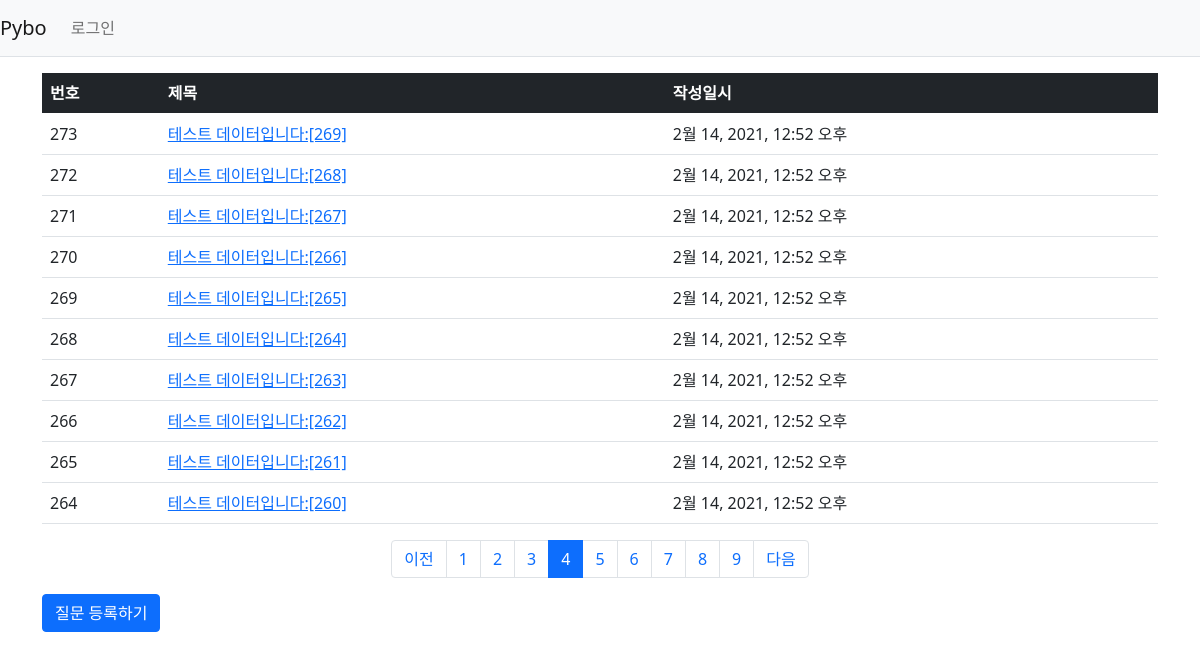
Page /pybo/?page=4 on the committed database.
### pybo/models.py (models this page shows, shortened)
class Question(models.Model):
    subject = models.CharField(max_length=200)
    content = models.TextField()
    create_date = models.DateTimeField()

### pybo/views.py (the view)
# urls.py: path('', views.index, name='index'),
def index(request):
    page = request.GET.get('page', '1')
    question_list = Question.objects.order_by('-create_date')
    paginator = Paginator(question_list, 10)
    page_obj = paginator.get_page(page)
    context = {'question_list': page_obj}
    return render(request, 'pybo/question_list.html', context)

### pybo/templatetags/pybo_filter.py (called while the page is built)
@register.filter
def sub(value, arg):
    return value - arg

### templates/pybo/question_list.html (shortened to what this page needs)
{% extends 'base.html' %}
{% load pybo_filter %}
{% block content %}
<div class="container my-3">
    <table class="table">
        <thead>
            <tr class="table-dark">
                <th>번호</th>
                <th>제목</th>
                <th>작성일시</th>
            </tr>
        </thead>
        <tbody>
            {% if question_list %}
            {% for question in question_list %}
            <tr>
                <td>{{ question_list.paginator.count|sub:question_list.start_index|sub:forloop.counter|add:2 }}</td>
                <td>
                    <a href="{% url 'pybo:detail' question.id %}">{{ question.subject }}</a>
                </td>
                <td>{{ question.create_date }}</td>
            </tr>
            {% endfor %}
            {% else %}
            <tr>
                <td colspan="3">질문이 없습니다.</td>
            </tr>
            {% endif %}
        </tbody>
    </table>
    <ul class="pagination justify-content-center">
        {% if question_list.has_previous %}
        <li class="page-item">
            <a href="?page={{ question_list.previous_page_number|add:-5 }}" class="page-link">이전</a>
        </li>
        {% else %}
        <li class="page-item disabled">
            <a href="#" class="page-link" tabindex="-1">이전</a>
        </li>
        {% endif %}
        {% for page_number in question_list.paginator.page_range %}
            {% if page_number >= question_list.number|add:-5 and page_number <= question_list.number|add:5 %}
                {% if page_number == question_list.number %}
                <li class="page-item active">
                    <a href="?page={{ page_number }}" class="page-link">{{ page_number }}</a>
                </li>
                {% else %}
                <li class="page-item">
                    <a href="?page={{ page_number }}" class="page-link">{{ page_number }}</a>
                </li>
                {% endif %}
            {% endif %}
        {% endfor %}
        {% if question_list.has_next %}
        <li class="page-item">
            <a class="page-link" href="?page={{ question_list.next_page_number|add:5 }}">다음</a>
        </li>
        {% else %}
        <li class="page-item disabled">
            <a class="page-link" tabindex="-1" href="#">다음</a>
        </li>
        {% endif %}
    </ul>
    <a href="{% url 'pybo:question_create' %}" class="btn btn-primary">질문 등록하기</a>
</div>
{% endblock %}

### rows in the picture
Question: paginator.count|sub "273", subject "테스트 데이터입니다:[269]", create_date "2월 14, 2021, 12:52 오후"
Question: paginator.count|sub "272", subject "테스트 데이터입니다:[268]", create_date "2월 14, 2021, 12:52 오후"
Question: paginator.count|sub "271", subject "테스트 데이터입니다:[267]", create_date "2월 14, 2021, 12:52 오후"
Question: paginator.count|sub "270", subject "테스트 데이터입니다:[266]", create_date "2월 14, 2021, 12:52 오후"
Question: paginator.count|sub "269", subject "테스트 데이터입니다:[265]", create_date "2월 14, 2021, 12:52 오후"
Question: paginator.count|sub "268", subject "테스트 데이터입니다:[264]", create_date "2월 14, 2021, 12:52 오후"
Question: paginator.count|sub "267", subject "테스트 데이터입니다:[263]", create_date "2월 14, 2021, 12:52 오후"
Question: paginator.count|sub "266", subject "테스트 데이터입니다:[262]", create_date "2월 14, 2021, 12:52 오후"
Question: paginator.count|sub "265", subject "테스트 데이터입니다:[261]", create_date "2월 14, 2021, 12:52 오후"
Question: paginator.count|sub "264", subject "테스트 데이터입니다:[260]", create_date "2월 14, 2021, 12:52 오후"

### other values in the picture
{{ page_number }} "1" "2" "3" "5" "6" "7" "8" "9"
{{ page_number }} "4"
